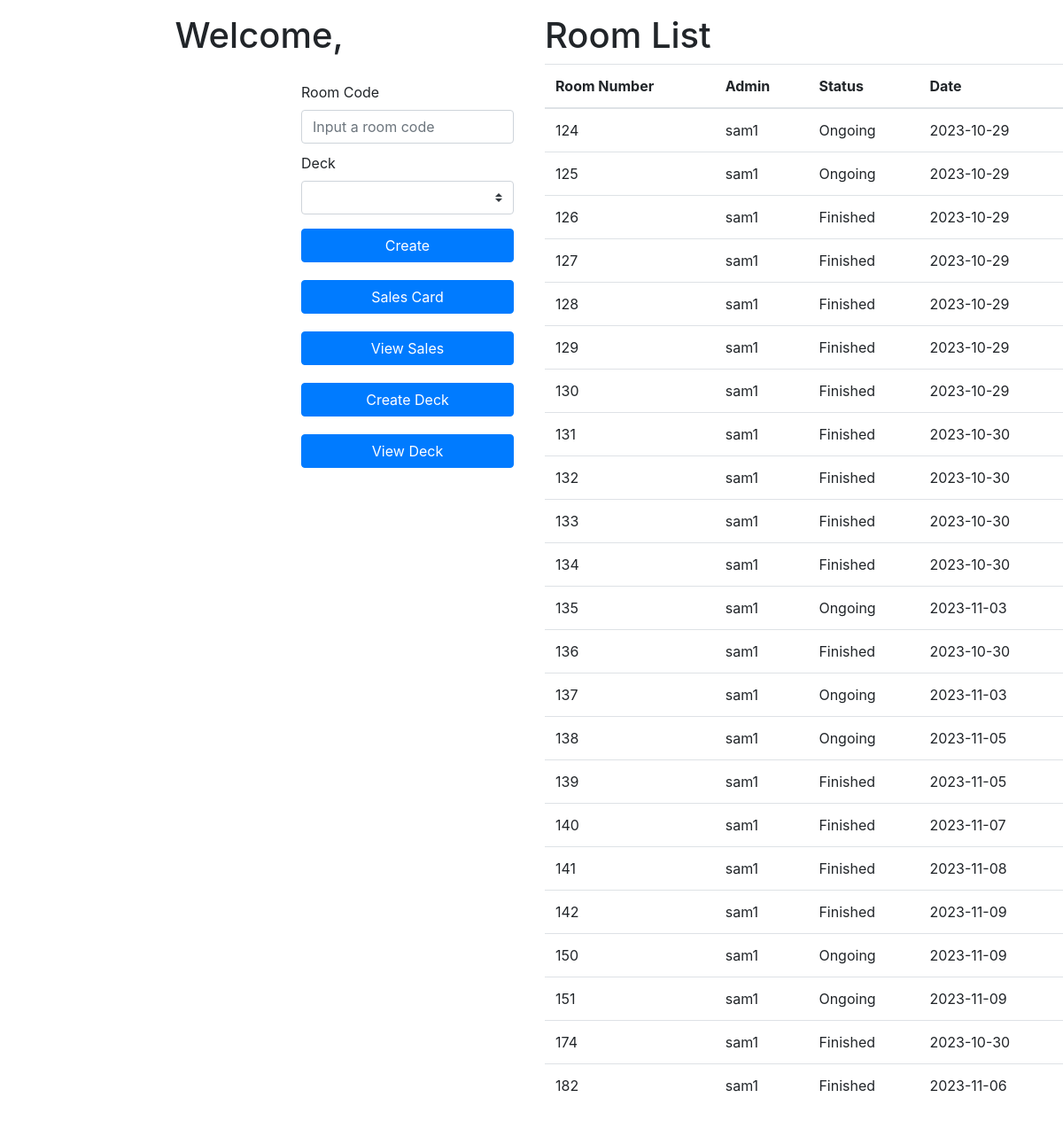
/homeAdmin2.php, run on an earlier commit of the app's database.
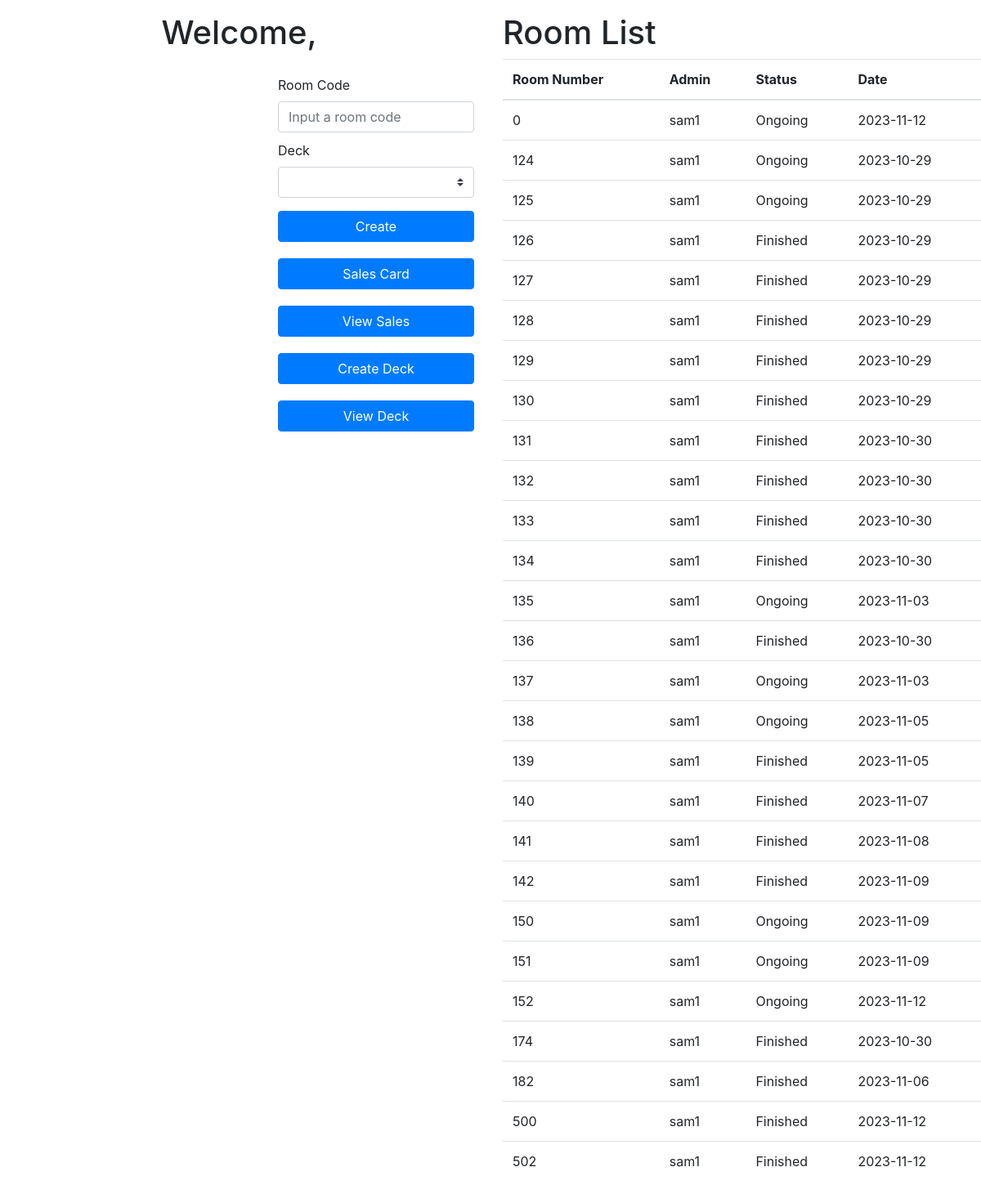
And on a later commit of the database.
### tables this page shows
CREATE TABLE `room` (
  `id_room` int(4) NOT NULL,
  `id_admin` varchar(4) NOT NULL,
  `status` int(1) NOT NULL,
  `tanggal` date DEFAULT NULL,
  `id_deck` int(11) NOT NULL,
  `ronde` int(11) NOT NULL
);

### homeAdmin2.php (the view, shortened to what this page needs)
<!DOCTYPE html>
<html lang="en">
<head>
    <link rel="stylesheet" href="https://maxcdn.bootstrapcdn.com/bootstrap/4.0.0/css/bootstrap.min.css">
</head>
<body>
    <div class="row">
        <div class="col-6">
            <div class = "mt-3 d-flex justify-content-center ">
                <h1>Welcome,
                <?php
                    require 'connect.php';
                    echo "<br>";
                ?>
                </h1>
            </div>
            <div class="justify-content-center" style = "margin-left: 340px;margin-top: 20px">
                <form method="POST" action="createRoomLogic.php" style = "width: 15rem">
                    <div class="mb-3">
                        <label for="roomCode" class="form-label d-flex just">Room Code</label>
                        <input type="text" class="form-control" id="roomCode" name = "roomCode" placeholder="Input a room code">
                        <label for="idDeck" class="form-label d-flex just" style="margin-top: 10px;">Deck</label>
                        <select class="custom-select" aria-label="Default select example" name="idDeck" style="width: 15rem;">
                        </select>
                    </div>
                <button type="submit" class="btn btn-primary" name= "create" style="width: 15rem;">Create</button>
                </form>
                <form action="setSalesCard.php" style="margin-top: 20px;">
                    <button type="submit" class="btn btn-primary" style = "width: 15rem">Sales Card</button>
                </form>
                <form action="viewSalesCard.php" style="margin-top: 20px;">
                    <button type="submit" class="btn btn-primary" style = "width: 15rem">View Sales</button>
                </form>
                <form action="createDeck.php" style="margin-top: 20px;">
                    <button type="submit" class="btn btn-primary" style = "width: 15rem">Create Deck</button>
                </form>
                <form action="viewDeck.php" style="margin-top: 20px;">
                    <button type="submit" class="btn btn-primary" style = "width: 15rem">View Deck</button>
                </form>
            </div>
        </div>
        <div class="col-6 mt-3">
            <h1>Room List</h1>
            <table class="table">
            <thead>
                <tr>
                    <th scope="col">Room Number</th>
                    <th scope="col">Admin</th>
                    <th scope="col">Status</th>
                    <th scope="col">Date</th>
                </tr>
            </thead>
            <tbody>
                <?php
                $sql = "SELECT * FROM room";
                $result= mysqli_query($con,$sql);
                while($row = mysqli_fetch_array($result)){
                    if($row[2] == 1){
                        $val = 'Finished';
                    }
                    else{
                        $val = 'Ongoing';
                    }
                    echo "<tr>
                        <td>$row[0]</td>
                        <td>$row[1]</td>
                        <td>$val</td>
                        <td>$row[3]</td>
                        </tr>
                    ";
                }
                ?>
            </tbody>
            </table>
        </div>
    </div>
</body>
</html>

What changed in the data, as far as the page shows it:
added room: id_room "0", id_admin "sam1", status "Ongoing", tanggal "2023-11-12"
added room: id_room "152", id_admin "sam1", status "Ongoing", tanggal "2023-11-12"
added room: id_room "500", id_admin "sam1", status "Finished", tanggal "2023-11-12"
added room: id_room "502", id_admin "sam1", status "Finished", tanggal "2023-11-12"
